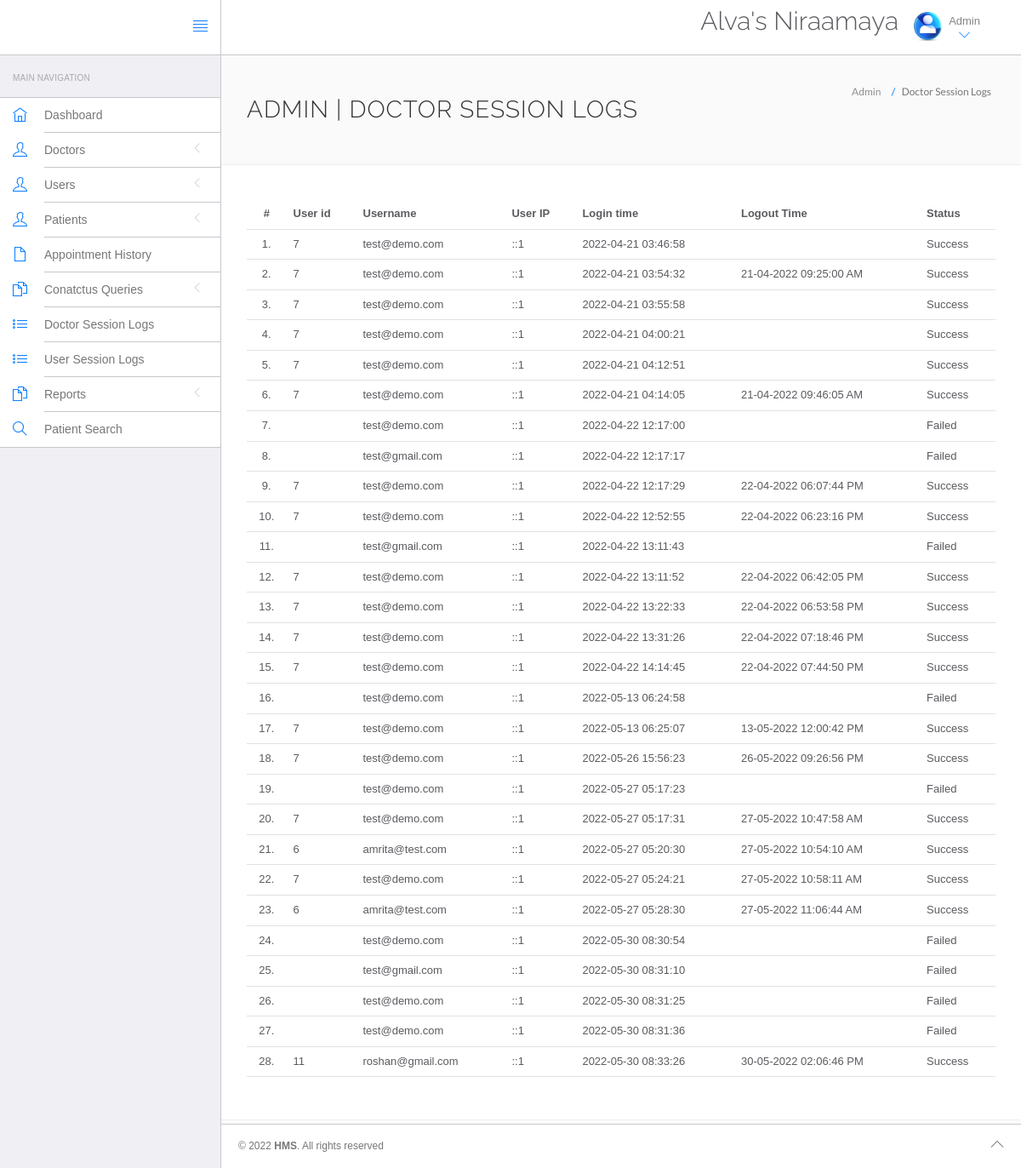
/hms/admin/doctor-logs.php (signed in), run on the app's committed database.
### tables this page shows
CREATE TABLE `doctorslog` (
  `id` int(11) NOT NULL,
  `uid` int(11) DEFAULT NULL,
  `username` varchar(255) DEFAULT NULL,
  `userip` binary(16) DEFAULT NULL,
  `loginTime` timestamp NULL DEFAULT current_timestamp(),
  `logout` varchar(255) DEFAULT NULL,
  `status` int(11) DEFAULT NULL
);

### hms/admin/doctor-logs.php (the view, shortened to what this page needs)
<?php
include('include/config.php');
?>
<!DOCTYPE html>
<html lang="en">
	<head>
		<link rel="stylesheet" href="vendor/bootstrap/css/bootstrap.min.css">
		<link rel="stylesheet" href="vendor/fontawesome/css/font-awesome.min.css">
		<link rel="stylesheet" href="vendor/themify-icons/themify-icons.min.css">
		<link href="vendor/animate.css/animate.min.css" rel="stylesheet" media="screen">
		<link href="vendor/perfect-scrollbar/perfect-scrollbar.min.css" rel="stylesheet" media="screen">
		<link href="vendor/switchery/switchery.min.css" rel="stylesheet" media="screen">
		<link href="vendor/bootstrap-touchspin/jquery.bootstrap-touchspin.min.css" rel="stylesheet" media="screen">
		<link href="vendor/select2/select2.min.css" rel="stylesheet" media="screen">
		<link href="vendor/bootstrap-datepicker/bootstrap-datepicker3.standalone.min.css" rel="stylesheet" media="screen">
		<link href="vendor/bootstrap-timepicker/bootstrap-timepicker.min.css" rel="stylesheet" media="screen">
		<link rel="stylesheet" href="assets/css/styles.css">
		<link rel="stylesheet" href="assets/css/plugins.css">
		<link rel="stylesheet" href="assets/css/themes/theme-1.css" id="skin_color" />
	</head>
	<body>
		<div id="app">
<?php include('include/sidebar.php');?>
			<div class="app-content">
					<?php include('include/header.php');?>
				<div class="main-content" >
					<div class="wrap-content container" id="container">
						<section id="page-title">
							<div class="row">
								<div class="col-sm-8">
									<h1 class="mainTitle">Admin  | Doctor Session Logs</h1>
																	</div>
								<ol class="breadcrumb">
									<li>
										<span>Admin </span>
									</li>
									<li class="active">
										<span>Doctor Session Logs</span>
									</li>
								</ol>
							</div>
						</section>
						<div class="container-fluid container-fullw bg-white">
									<div class="row">
								<div class="col-md-12">
									<table class="table table-hover" id="sample-table-1">
										<thead>
											<tr>
												<th class="center">#</th>
												<th class="hidden-xs">User id</th>
												<th>Username</th>
												<th>User IP</th>
												<th>Login time</th>
												<th>Logout Time </th>
												<th> Status </th>
											</tr>
										</thead>
										<tbody>
<?php
$sql=mysqli_query($con,"select * from doctorslog ");
$cnt=1;
while($row=mysqli_fetch_array($sql))
{
?>
											<tr>
												<td class="center"><?php echo $cnt;?>.</td>
												<td class="hidden-xs"><?php echo $row['uid'];?></td>
												<td class="hidden-xs"><?php echo $row['username'];?></td>
												<td><?php echo $row['userip'];?></td>
												<td><?php echo $row['loginTime'];?></td>
												<td><?php echo $row['logout'];?>
												</td>
												<td>
<?php if($row['status']==1)
{
	echo "Success";
}
else
{
	echo "Failed";
}?>
</td>
											</tr>
											<?php
$cnt=$cnt+1;
											 }?>
										</tbody>
									</table>
								</div>
							</div>
								</div>
					</div>
				</div>
			</div>
	<?php include('include/footer.php');?>
		</div>
	</body>
</html>

### hms/admin/assets/css/themes/theme-1.css (style rules this page uses)
body { background: #FAFAFA; }

### data on the page
doctorslog: uid "7", username "test@demo.com", userip "::1", loginTime "2022-04-21 03:46:58", status "Success"
doctorslog: uid "7", username "test@demo.com", userip "::1", loginTime "2022-04-21 03:54:32", logout "21-04-2022 09:25:00 AM", status "Success"
doctorslog: uid "7", username "test@demo.com", userip "::1", loginTime "2022-04-21 03:55:58", status "Success"
doctorslog: uid "7", username "test@demo.com", userip "::1", loginTime "2022-04-21 04:00:21", status "Success"
doctorslog: uid "7", username "test@demo.com", userip "::1", loginTime "2022-04-21 04:12:51", status "Success"
doctorslog: uid "7", username "test@demo.com", userip "::1", loginTime "2022-04-21 04:14:05", logout "21-04-2022 09:46:05 AM", status "Success"
doctorslog: username "test@demo.com", userip "::1", loginTime "2022-04-22 12:17:00", status "Failed"
doctorslog: username "test@gmail.com", userip "::1", loginTime "2022-04-22 12:17:17", status "Failed"
doctorslog: uid "7", username "test@demo.com", userip "::1", loginTime "2022-04-22 12:17:29", logout "22-04-2022 06:07:44 PM", status "Success"
doctorslog: uid "7", username "test@demo.com", userip "::1", loginTime "2022-04-22 12:52:55", logout "22-04-2022 06:23:16 PM", status "Success"
doctorslog: username "test@gmail.com", userip "::1", loginTime "2022-04-22 13:11:43", status "Failed"
doctorslog: uid "7", username "test@demo.com", userip "::1", loginTime "2022-04-22 13:11:52", logout "22-04-2022 06:42:05 PM", status "Success"
doctorslog: uid "7", username "test@demo.com", userip "::1", loginTime "2022-04-22 13:22:33", logout "22-04-2022 06:53:58 PM", status "Success"
doctorslog: uid "7", username "test@demo.com", userip "::1", loginTime "2022-04-22 13:31:26", logout "22-04-2022 07:18:46 PM", status "Success"
doctorslog: uid "7", username "test@demo.com", userip "::1", loginTime "2022-04-22 14:14:45", logout "22-04-2022 07:44:50 PM", status "Success"
doctorslog: username "test@demo.com", userip "::1", loginTime "2022-05-13 06:24:58", status "Failed"
doctorslog: uid "7", username "test@demo.com", userip "::1", loginTime "2022-05-13 06:25:07", logout "13-05-2022 12:00:42 PM", status "Success"
doctorslog: uid "7", username "test@demo.com", userip "::1", loginTime "2022-05-26 15:56:23", logout "26-05-2022 09:26:56 PM", status "Success"
doctorslog: username "test@demo.com", userip "::1", loginTime "2022-05-27 05:17:23", status "Failed"
doctorslog: uid "7", username "test@demo.com", userip "::1", loginTime "2022-05-27 05:17:31", logout "27-05-2022 10:47:58 AM", status "Success"
doctorslog: uid "6", username "amrita@test.com", userip "::1", loginTime "2022-05-27 05:20:30", logout "27-05-2022 10:54:10 AM", status "Success"
doctorslog: uid "7", username "test@demo.com", userip "::1", loginTime "2022-05-27 05:24:21", logout "27-05-2022 10:58:11 AM", status "Success"
doctorslog: uid "6", username "amrita@test.com", userip "::1", loginTime "2022-05-27 05:28:30", logout "27-05-2022 11:06:44 AM", status "Success"
doctorslog: username "test@demo.com", userip "::1", loginTime "2022-05-30 08:30:54", status "Failed"
doctorslog: username "test@gmail.com", userip "::1", loginTime "2022-05-30 08:31:10", status "Failed"
doctorslog: username "test@demo.com", userip "::1", loginTime "2022-05-30 08:31:25", status "Failed"
doctorslog: username "test@demo.com", userip "::1", loginTime "2022-05-30 08:31:36", status "Failed"
doctorslog: uid "11", username "roshan@gmail.com", userip "::1", loginTime "2022-05-30 08:33:26", logout "30-05-2022 02:06:46 PM", status "Success"
